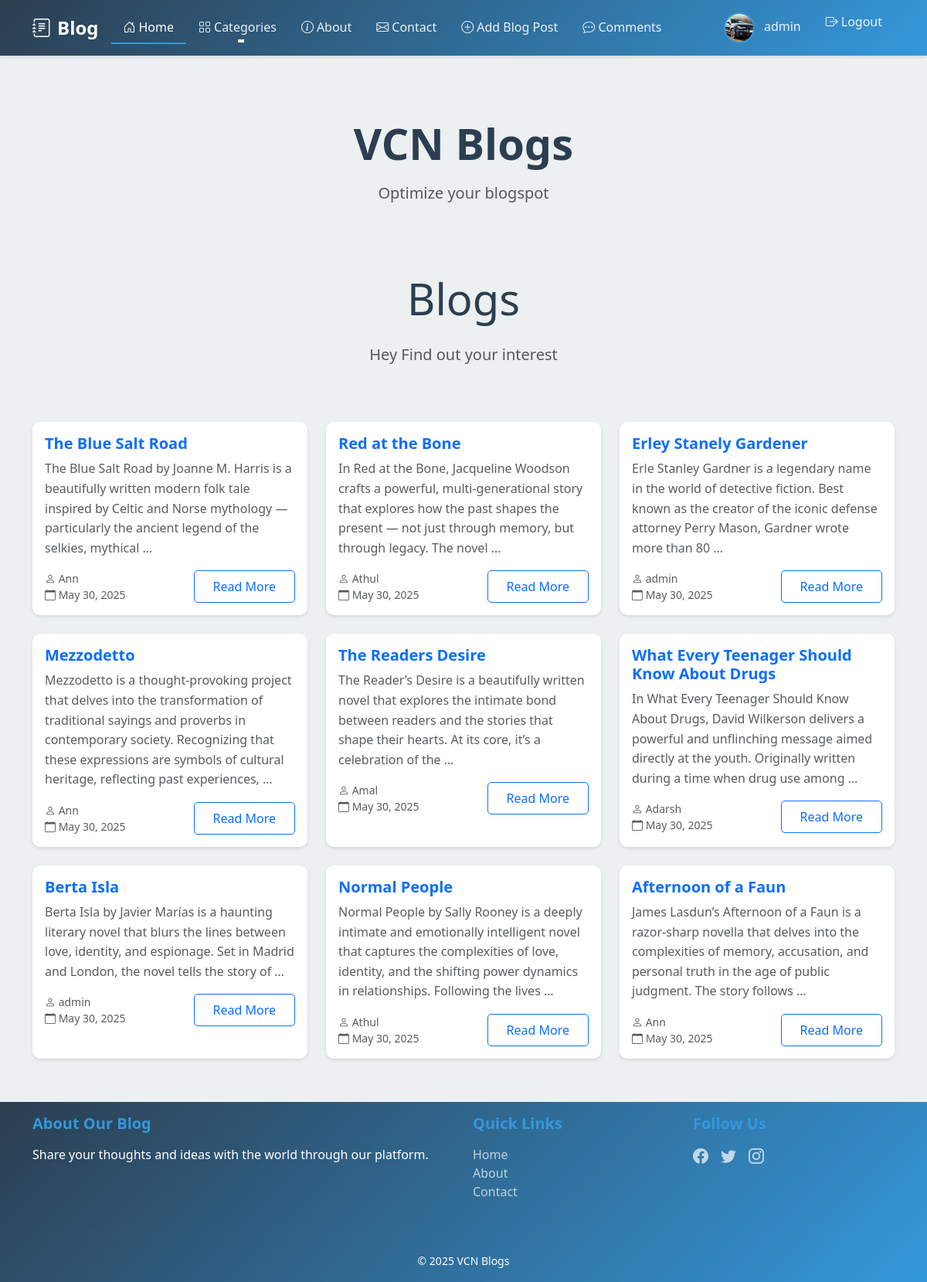
The app's page / (signed in) with its own data.
### blog/models.py (models this page shows, shortened)
class Profile(models.Model):
    user = models.OneToOneField(User, on_delete=models.CASCADE)
    bio = models.TextField(max_length=500, blank=True)
    location = models.CharField(max_length=100)
    birth_date = models.DateField(null=True)
    avatar = models.ImageField(upload_to='avatars/', null=True, blank=True)
    website = models.URLField(max_length=200, blank=True)
    created_at = models.DateTimeField(auto_now_add=True)
    updated_at = models.DateTimeField(auto_now=True)

class Blog(models.Model):
    title = models.CharField(max_length=200)
    slug = models.SlugField(unique=True)
    content = models.TextField()
    excerpt = models.TextField(max_length=500, blank=True)
    author = models.ForeignKey(User, on_delete=models.CASCADE, related_name='blog_posts')
    category = models.ForeignKey(Category, on_delete=models.SET_NULL, null=True, related_name='posts')
    featured_image = models.ImageField(upload_to='blog_images/', null=True, blank=True)
    created_at = models.DateTimeField(auto_now_add=True)
    updated_at = models.DateTimeField(auto_now=True)
    class Meta:
        ordering = ['-created_at']
        indexes = [
            models.Index(fields=['-created_at']),
        ]

### blog/views.py (the view)
# urls.py: path('', views.BlogListView.as_view(), name='blog_list'),
class BlogListView(ListView):
    model = Blog
    template_name = 'blog/blog.html'
    context_object_name = 'blogs'
    ordering = ['-created_at']
    paginate_by = 9
    def get_context_data(self, **kwargs):
        context = super().get_context_data(**kwargs)
        context['categories'] = Category.objects.all()
        return context

### templates/blog/blog.html (shortened to what this page needs)
{% extends 'index.html' %}
{% block content %}
<div class="row mb-4">
    <div class="col-12">
        <h1 class="display-4 text-center mb-4">Blogs </h1>
        <p class="lead text-center text-muted mb-5">Hey Find out your interest</p>
    </div>
</div>
<div class="row">
    {% for blog in blogs %}
    <div class="col-md-6 col-lg-4 mb-4">
        <div class="card h-100">
            <div class="card-body">
                <h5 class="card-title text-primary">{{ blog.title }}</h5>
                <p class="card-text text-muted">{{ blog.content|truncatewords:30 }}</p>
                <div class="d-flex justify-content-between align-items-center mt-3">
                    <small class="text-muted">
                        <i class="bi bi-person"></i> {{ blog.author.username }}<br>
                        <i class="bi bi-calendar"></i> {{ blog.created_at|date:"F j, Y" }}
                    </small>
                    <a href="{% url 'blog:blog_detail' blog.pk %}" class="btn btn-outline-primary">Read More</a>
                </div>
            </div>
        </div>
    </div>
    {% empty %}
    <div class="col-12">
        <div class="alert alert-info text-center" role="alert">
            <i class="bi bi-info-circle"></i> No blog posts
        </div>
    </div>
    {% endfor %}
</div>
{% endblock %}

### templates/shared/navbar.html (shortened to what this page needs)
{% load static %}
<nav class="navbar navbar-expand-lg navbar-dark sticky-top">
    <div class="container">
        <a class="navbar-brand" href="{% url 'blog:blog_list' %}">
            <i class="bi bi-journal-text me-2"></i>Blog
        </a>
        <div class="collapse navbar-collapse" id="navbarNav">
            <ul class="navbar-nav me-auto">
                <li class="nav-item">
                    <a class="nav-link {% if request.resolver_match.url_name == 'blog_list' %}active{% endif %}"
                       href="{% url 'blog:blog_list' %}">
                        <i class="bi bi-house-door me-1"></i>Home
                    </a>
                </li>
                <li class="nav-item dropdown">
                    <a class="nav-link dropdown-toggle" href="#" id="categoriesDropdown" role="button" data-bs-toggle="dropdown">
                        <i class="bi bi-grid me-1"></i>Categories
                    </a>
                </li>
                <li class="nav-item">
                    <a class="nav-link {% if request.resolver_match.url_name == 'about' %}active{% endif %}"
                       href="{% url 'blog:about' %}">
                        <i class="bi bi-info-circle me-1"></i>About
                    </a>
                </li>
                <li class="nav-item">
                    <a class="nav-link {% if request.resolver_match.url_name == 'contact' %}active{% endif %}"
                       href="{% url 'blog:contact' %}">
                        <i class="bi bi-envelope me-1"></i>Contact
                    </a>
                </li>
                {% if user.is_authenticated %}
                <li class="nav-item">
                    <a class="nav-link {% if request.resolver_match.url_name == 'blog_create' %}active{% endif %}"
                       href="{% url 'blog:blog_create' %}">
                        <i class="bi bi-plus-circle me-1"></i>Add Blog Post
                    </a>
                </li>
                <li class="nav-item">
                    <a class="nav-link {% if request.resolver_match.url_name == 'comment_list' %}active{% endif %}" href="{% url 'blog:comment_list' %}">
                        <i class="bi bi-chat-dots"></i> Comments
                    </a>
                </li>
                {% endif %}
            </ul>
            <ul class="navbar-nav">
                {% if user.is_authenticated %}
                    <li class="nav-item">
                        <a class="nav-link" href="{% url 'blog:profile' %}">
                            {% if user.profile.avatar %}
                                <img src="{{ user.profile.avatar.url }}" alt="{{ user.username }}" class="avatar me-2">
                            {% else %}
                                <i class="bi bi-person-circle me-2"></i>
                            {% endif %}
                            {{ user.username }}
                        </a>
                    </li>
                    <li class="nav-item">
                        <form method="post" action="{% url 'logout' %}" class="d-inline">
                            <button type="submit" class="btn btn-link nav-link">
                                <i class="bi bi-box-arrow-right me-1"></i>Logout
                            </button>
                        </form>
                    </li>
                {% else %}
                    <li class="nav-item">
                        <a class="nav-link" href="{% url 'login' %}">
                            <i class="bi bi-box-arrow-in-right me-1"></i>Login
                        </a>
                    </li>
                {% endif %}
            </ul>
        </div>
    </div>
</nav>

### templates/index.html (style rules this page uses)
:root { --primary-color: #2c3e50; --secondary-color: #34495e; --accent-color: #3498db; --background-color: #ecf0f1; --card-bg: #ffffff; --text-primary: #2c3e50; --text-secondary: #7f8c8d; --header-bg: #2c3e50; --footer-bg: #34495e; --card-shadow: 0 2px 4px rgba(0,0,0,0.1); --hover-shadow: 0 4px 8px rgba(0,0,0,0.15); }
body { min-height: 100vh; display: flex; flex-direction: column; background-color: var(--background-color); font-family: 'Segoe UI', system-ui, -apple-system, sans-serif; color: var(--text-primary); }
.navbar { background-color: var(--header-bg) !important; box-shadow: var(--card-shadow); }
.navbar-brand { font-weight: 700; font-size: 1.5rem; color: white !important; }
.nav-link { color: rgba(255, 255, 255, 0.9) !important; font-weight: 500; padding: 0.5rem 1rem !important; transition: all 0.2s ease; }
.nav-link.active { color: white !important; border-bottom: 2px solid var(--accent-color); }
.card { border: none; border-radius: 10px; background-color: var(--card-bg); box-shadow: var(--card-shadow); transition: transform 0.2s ease, box-shadow 0.2s ease; overflow: hidden; }
.card-title { font-weight: 600; color: var(--text-primary); }
.card-text { color: var(--text-secondary); line-height: 1.6; }
.btn { padding: 0.5rem 1.5rem; font-weight: 500; border-radius: 5px; transition: all 0.2s ease; }
.avatar { width: 40px; height: 40px; border-radius: 50%; object-fit: cover; border: 2px solid var(--accent-color); }

### templates/shared/navbar.html (style rules this page uses)
.navbar { background: linear-gradient(135deg, #2c3e50 0%, #3498db 100%); box-shadow: 0 2px 4px rgba(0,0,0,0.1); }
.navbar-brand { font-size: 1.5rem; color: #fff !important; }
.nav-link { color: rgba(255,255,255,0.9) !important; transition: all 0.3s ease; position: relative; }
.nav-link::after { content: ''; position: absolute; width: 0; height: 2px; bottom: 0; left: 50%; background-color: #fff; transition: all 0.3s ease; transform: translateX(-50%); }

### records on screen
Blog: title "The Blue Salt Road", content "The Blue Salt Road by Joanne M. Harris is a beautifully written modern folk tale inspired by Celtic and Norse mythology — particularly the ancient legend of the selkies, mythical …", author.username "Ann", created_at "May 30, 2025"
Blog: title "Red at the Bone", content "In Red at the Bone, Jacqueline Woodson crafts a powerful, multi-generational story that explores how the past shapes the present — not just through memory, but through legacy. The novel …", author.username "Athul", created_at "May 30, 2025"
Blog: title "Erley Stanely Gardener", content "Erle Stanley Gardner is a legendary name in the world of detective fiction. Best known as the creator of the iconic defense attorney Perry Mason, Gardner wrote more than 80 …", author.username "admin", created_at "May 30, 2025"
Blog: title "Mezzodetto", content "Mezzodetto is a thought-provoking project that delves into the transformation of traditional sayings and proverbs in contemporary society. Recognizing that these expressions are symbols of cultural heritage, reflecting past experiences, …", author.username "Ann", created_at "May 30, 2025"
Blog: title "The Readers Desire", content "The Reader’s Desire is a beautifully written novel that explores the intimate bond between readers and the stories that shape their hearts. At its core, it’s a celebration of the …", author.username "Amal", created_at "May 30, 2025"
Blog: title "What Every Teenager Should Know About Drugs", content "In What Every Teenager Should Know About Drugs, David Wilkerson delivers a powerful and unflinching message aimed directly at the youth. Originally written during a time when drug use among …", author.username "Adarsh", created_at "May 30, 2025"
Blog: title "Berta Isla", content "Berta Isla by Javier Marías is a haunting literary novel that blurs the lines between love, identity, and espionage. Set in Madrid and London, the novel tells the story of …", author.username "admin", created_at "May 30, 2025"
Blog: title "Normal People", content "Normal People by Sally Rooney is a deeply intimate and emotionally intelligent novel that captures the complexities of love, identity, and the shifting power dynamics in relationships. Following the lives …", author.username "Athul", created_at "May 30, 2025"
Blog: title "Afternoon of a Faun", content "James Lasdun’s Afternoon of a Faun is a razor-sharp novella that delves into the complexities of memory, accusation, and personal truth in the age of public judgment. The story follows …", author.username "Ann", created_at "May 30, 2025"

### other values on screen
{{ user.username }} "admin"
